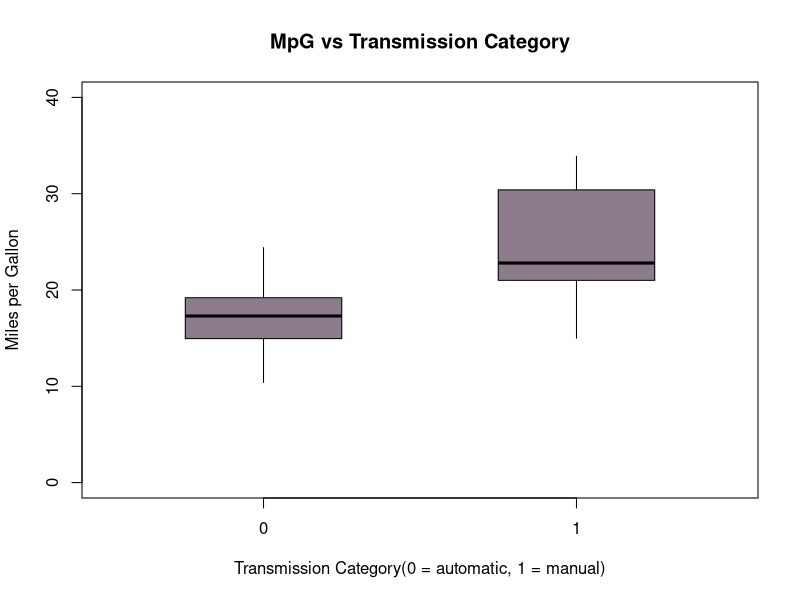
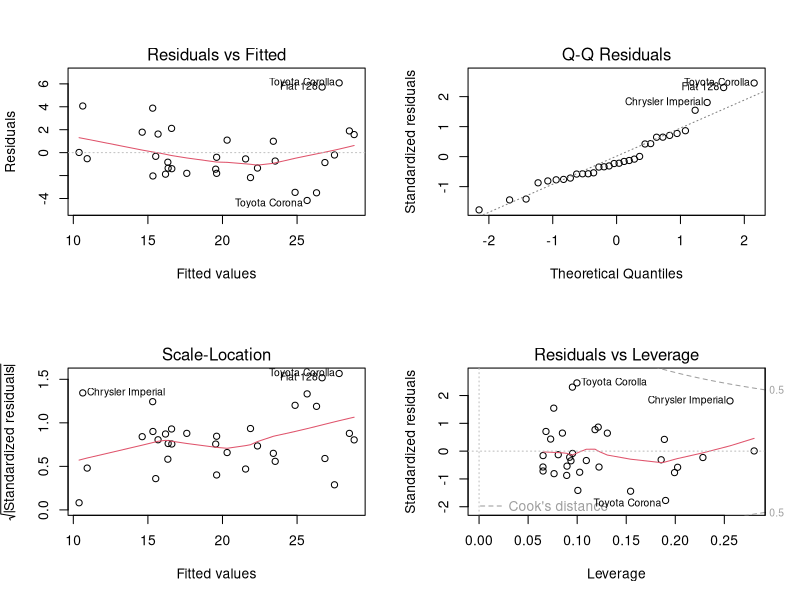

Source code (R) for these figures, in order:
## ---- chunk 1
data("mtcars")
## ---- chunk 2
head(mtcars)
## ---- chunk 3
boxplot(mpg ~ am, data = mtcars, ylim = c(0, 40),
        col = "thistle4", whisklty =1, boxwex = 0.5, staplelty = 0,
        xlab = "Transmission Category(0 = automatic, 1 = manual)",
        ylab = "Miles per Gallon", main = "MpG vs Transmission Category")
## ---- chunk 4
model <- lm(mpg ~ factor(am), data = mtcars)
coef(summary(model))
## ---- chunk 5
testing <- aov(mpg ~ ., data = mtcars)
summary(testing)
## ---- chunk 6
model1 <- lm(mpg ~ factor(am) + disp + cyl + wt, data = mtcars); summary(model1)
model2 <- lm(mpg ~ factor(am) + cyl + wt, data = mtcars); summary(model2)
## ---- chunk 7
par(mfrow = c(2, 2))
plot(model2)
